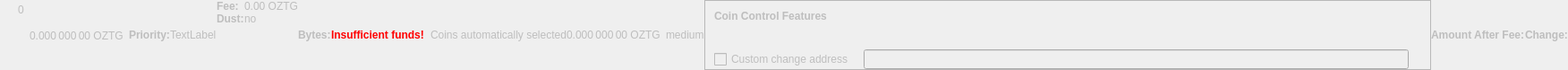
    <widget class="QWidget" name="dummyHideWidget" native="true">
     <property name="enabled">
      <bool>false</bool>
     </property>
     <property name="maximumSize">
      <size>
       <width>100</width>
       <height>22</height>
      </size>
     </property>
     <layout class="QHBoxLayout" name="dummyHideLayout">
      <property name="spacing">
       <number>0</number>
      </property>
      <property name="leftMargin">
       <number>0</number>
      </property>
      <property name="topMargin">
       <number>0</number>
      </property>
      <property name="rightMargin">
       <number>0</number>
      </property>
      <property name="bottomMargin">
       <number>0</number>
      </property>
      <item>
       <layout class="QFormLayout" name="formLayoutCoinControl1">
        <property name="horizontalSpacing">
         <number>10</number>
        </property>
        <property name="verticalSpacing">
         <number>14</number>
        </property>
        <property name="leftMargin">
         <number>10</number>
        </property>
        <property name="topMargin">
         <number>4</number>
        </property>
        <property name="rightMargin">
         <number>6</number>
        </property>
        <item row="0" column="1">
         <widget class="QLabel" name="labelCoinControlBytes">
          <property name="cursor">
           <cursorShape>IBeamCursor</cursorShape>
          </property>
          <property name="contextMenuPolicy">
           <enum>Qt::ActionsContextMenu</enum>
          </property>
          <property name="text">
           <string notr="true">0</string>
          </property>
          <property name="textInteractionFlags">
           <set>Qt::LinksAccessibleByMouse|Qt::TextSelectableByKeyboard|Qt::TextSelectableByMouse</set>
          </property>
         </widget>
        </item>
       </layout>
      </item>
      <item>
       <widget class="QLabel" name="labelCoinControlAfterFee">
        <property name="enabled">
         <bool>false</bool>
        </property>
        <property name="sizePolicy">
         <sizepolicy hsizetype="Fixed" vsizetype="Fixed">
          <horstretch>0</horstretch>
          <verstretch>0</verstretch>
         </sizepolicy>
        </property>
        <property name="minimumSize">
         <size>
          <width>111</width>
          <height>12</height>
         </size>
        </property>
        <property name="maximumSize">
         <size>
          <width>111</width>
          <height>12</height>
         </size>
        </property>
        <property name="cursor">
         <cursorShape>IBeamCursor</cursorShape>
        </property>
        <property name="contextMenuPolicy">
         <enum>Qt::ActionsContextMenu</enum>
        </property>
        <property name="text">
         <string notr="true">0.000 000 00 OZTG</string>
        </property>
        <property name="textInteractionFlags">
         <set>Qt::LinksAccessibleByMouse|Qt::TextSelectableByKeyboard|Qt::TextSelectableByMouse</set>
        </property>
       </widget>
      </item>
      <item>
       <widget class="QLabel" name="labelCoinControlPriorityText">
        <property name="enabled">
         <bool>false</bool>
        </property>
        <property name="font">
         <font>
          <weight>75</weight>
          <bold>true</bold>
         </font>
        </property>
        <property name="text">
         <string>Priority:</string>
        </property>
       </widget>
      </item>
      <item>
       <layout class="QHBoxLayout" name="horizontalLayout">
        <item>
         <widget class="QLabel" name="WarningLabel">
          <property name="text">
           <string>TextLabel</string>
          </property>
         </widget>
        </item>
       </layout>
      </item>
      <item>
       <layout class="QFormLayout" name="formLayoutCoinControl3">
        <property name="horizontalSpacing">
         <number>0</number>
        </property>
        <property name="verticalSpacing">
         <number>0</number>
        </property>
        <property name="leftMargin">
         <number>0</number>
        </property>
        <property name="topMargin">
         <number>0</number>
        </property>
        <property name="rightMargin">
         <number>0</number>
        </property>
        <item row="0" column="0">
         <widget class="QLabel" name="labelCoinControlFeeText">
          <property name="enabled">
           <bool>false</bool>
          </property>
          <property name="font">
           <font>
            <weight>75</weight>
            <bold>true</bold>
           </font>
          </property>
          <property name="text">
           <string>Fee:</string>
          </property>
          <property name="margin">
           <number>0</number>
          </property>
         </widget>
        </item>
        <item row="0" column="1">
         <widget class="QLabel" name="labelCoinControlFee">
          <property name="enabled">
           <bool>false</bool>
          </property>
          <property name="cursor">
           <cursorShape>IBeamCursor</cursorShape>
          </property>
          <property name="contextMenuPolicy">
           <enum>Qt::ActionsContextMenu</enum>
          </property>
          <property name="text">
           <string notr="true">0.00 OZTG</string>
          </property>
          <property name="textInteractionFlags">
           <set>Qt::LinksAccessibleByMouse|Qt::TextSelectableByKeyboard|Qt::TextSelectableByMouse</set>
          </property>
         </widget>
        </item>
        <item row="1" column="0">
         <widget class="QLabel" name="labelCoinControlLowOutputText">
          <property name="enabled">
           <bool>false</bool>
          </property>
          <property name="font">
           <font>
            <weight>75</weight>
            <bold>true</bold>
           </font>
          </property>
          <property name="text">
           <string>Dust:</string>
          </property>
         </widget>
        </item>
        <item row="1" column="1">
         <widget class="QLabel" name="labelCoinControlLowOutput">
          <property name="enabled">
           <bool>false</bool>
          </property>
          <property name="cursor">
           <cursorShape>IBeamCursor</cursorShape>
          </property>
          <property name="contextMenuPolicy">
           <enum>Qt::ActionsContextMenu</enum>
          </property>
          <property name="text">
           <string>no</string>
          </property>
          <property name="textInteractionFlags">
           <set>Qt::LinksAccessibleByMouse|Qt::TextSelectableByKeyboard|Qt::TextSelectableByMouse</set>
          </property>
         </widget>
        </item>
       </layout>
      </item>
      <item>
       <widget class="QLabel" name="labelCoinControlBytesText">
        <property name="enabled">
         <bool>false</bool>
        </property>
        <property name="font">
         <font>
          <weight>75</weight>
          <bold>true</bold>
         </font>
        </property>
        <property name="text">
         <string>Bytes:</string>
        </property>
       </widget>
      </item>
      <item>
       <layout class="QFormLayout" name="formLayoutCoinControl2">
        <property name="horizontalSpacing">
         <number>0</number>
        </property>
        <property name="verticalSpacing">
         <number>0</number>
        </property>
        <property name="leftMargin">
         <number>0</number>
        </property>
        <property name="topMargin">
         <number>0</number>
        </property>
        <property name="rightMargin">
         <number>0</number>
        </property>
       </layout>
      </item>
      <item>
       <layout class="QHBoxLayout" name="horizontalLayoutCoinControl2">
        <property name="spacing">
         <number>0</number>
        </property>
        <property name="bottomMargin">
         <number>0</number>
        </property>
       </layout>
      </item>
      <item>
       <widget class="QLabel" name="labelCoinControlInsuffFunds">
        <property name="enabled">
         <bool>false</bool>
        </property>
        <property name="minimumSize">
         <size>
          <width>0</width>
          <height>0</height>
         </size>
        </property>
        <property name="font">
         <font>
          <weight>75</weight>
          <bold>true</bold>
         </font>
        </property>
        <property name="styleSheet">
         <string notr="true">color:red;font-weight:bold;</string>
        </property>
        <property name="text">
         <string>Insufficient funds!</string>
        </property>
        <property name="margin">
         <number>5</number>
        </property>
       </widget>
      </item>
      <item>
       <layout class="QFormLayout" name="formLayoutCoinControl4">
        <property name="horizontalSpacing">
         <number>0</number>
        </property>
        <property name="verticalSpacing">
         <number>0</number>
        </property>
        <property name="leftMargin">
         <number>0</number>
        </property>
        <property name="topMargin">
         <number>0</number>
        </property>
        <property name="rightMargin">
         <number>0</number>
        </property>
       </layout>
      </item>
      <item>
       <widget class="QLabel" name="labelCoinControlChangeLabel">
        <property name="enabled">
         <bool>false</bool>
        </property>
        <property name="sizePolicy">
         <sizepolicy hsizetype="Preferred" vsizetype="Expanding">
          <horstretch>0</horstretch>
          <verstretch>0</verstretch>
         </sizepolicy>
        </property>
        <property name="minimumSize">
         <size>
          <width>0</width>
          <height>0</height>
         </size>
        </property>
        <property name="text">
         <string/>
        </property>
        <property name="margin">
         <number>3</number>
        </property>
       </widget>
      </item>
      <item>
       <widget class="QLabel" name="labelCoinControlAutomaticallySelected">
        <property name="enabled">
         <bool>false</bool>
        </property>
        <property name="sizePolicy">
         <sizepolicy hsizetype="Fixed" vsizetype="Fixed">
          <horstretch>0</horstretch>
          <verstretch>0</verstretch>
         </sizepolicy>
        </property>
        <property name="minimumSize">
         <size>
          <width>0</width>
          <height>0</height>
         </size>
        </property>
        <property name="maximumSize">
         <size>
          <width>240</width>
          <height>16777215</height>
         </size>
        </property>
        <property name="text">
         <string>Coins automatically selected</string>
        </property>
        <property name="margin">
         <number>5</number>
        </property>
       </widget>
      </item>
      <item>
       <widget class="QLabel" name="labelCoinControlChange">
        <property name="enabled">
         <bool>false</bool>
        </property>
        <property name="sizePolicy">
         <sizepolicy hsizetype="Fixed" vsizetype="Fixed">
          <horstretch>0</horstretch>
          <verstretch>0</verstretch>
         </sizepolicy>
        </property>
        <property name="minimumSize">
         <size>
          <width>111</width>
          <height>0</height>
         </size>
        </property>
        <property name="maximumSize">
         <size>
          <width>111</width>
          <height>16777215</height>
         </size>
        </property>
        <property name="cursor">
         <cursorShape>IBeamCursor</cursorShape>
        </property>
        <property name="contextMenuPolicy">
         <enum>Qt::ActionsContextMenu</enum>
        </property>
        <property name="text">
         <string notr="true">0.000 000 00 OZTG</string>
        </property>
        <property name="textInteractionFlags">
         <set>Qt::LinksAccessibleByMouse|Qt::TextSelectableByKeyboard|Qt::TextSelectableByMouse</set>
        </property>
       </widget>
      </item>
      <item>
       <widget class="QLabel" name="labelCoinControlPriority">
        <property name="enabled">
         <bool>false</bool>
        </property>
        <property name="cursor">
         <cursorShape>IBeamCursor</cursorShape>
        </property>
        <property name="contextMenuPolicy">
         <enum>Qt::ActionsContextMenu</enum>
        </property>
        <property name="text">
         <string>medium</string>
        </property>
        <property name="textInteractionFlags">
         <set>Qt::LinksAccessibleByMouse|Qt::TextSelectableByKeyboard|Qt::TextSelectableByMouse</set>
        </property>
       </widget>
      </item>
      <item>
       <widget class="QFrame" name="frameCoinControl">
        <property name="sizePolicy">
         <sizepolicy hsizetype="Expanding" vsizetype="Expanding">
          <horstretch>0</horstretch>
          <verstretch>0</verstretch>
         </sizepolicy>
        </property>
        <property name="maximumSize">
         <size>
          <width>16777215</width>
          <height>16777215</height>
         </size>
        </property>
        <property name="frameShape">
         <enum>QFrame::StyledPanel</enum>
        </property>
        <property name="frameShadow">
         <enum>QFrame::Sunken</enum>
        </property>
        <layout class="QVBoxLayout" name="verticalLayoutCoinControl2_2">
         <property name="spacing">
          <number>0</number>
         </property>
         <property name="leftMargin">
          <number>0</number>
         </property>
         <property name="topMargin">
          <number>0</number>
         </property>
         <property name="rightMargin">
          <number>0</number>
         </property>
         <property name="bottomMargin">
          <number>0</number>
         </property>
         <item>
          <layout class="QVBoxLayout" name="verticalLayoutCoinControl" stretch="0,0,0,1">
           <property name="spacing">
            <number>0</number>
           </property>
           <property name="leftMargin">
            <number>10</number>
           </property>
           <property name="topMargin">
            <number>10</number>
           </property>
           <item>
            <layout class="QHBoxLayout" name="horizontalLayoutCoinControl1">
             <property name="bottomMargin">
              <number>15</number>
             </property>
             <item>
              <widget class="QLabel" name="labelCoinControlFeatures">
               <property name="enabled">
                <bool>false</bool>
               </property>
               <property name="sizePolicy">
                <sizepolicy hsizetype="Preferred" vsizetype="Maximum">
                 <horstretch>0</horstretch>
                 <verstretch>0</verstretch>
                </sizepolicy>
               </property>
               <property name="font">
                <font>
                 <weight>75</weight>
                 <bold>true</bold>
                </font>
               </property>
               <property name="styleSheet">
                <string notr="true">font-weight:bold;</string>
               </property>
               <property name="text">
                <string>Coin Control Features</string>
               </property>
              </widget>
             </item>
            </layout>
           </item>
           <item>
            <widget class="QWidget" name="widgetCoinControl" native="true">
             <property name="sizePolicy">
              <sizepolicy hsizetype="Preferred" vsizetype="Preferred">
               <horstretch>0</horstretch>
               <verstretch>0</verstretch>
              </sizepolicy>
             </property>
             <property name="minimumSize">
              <size>
               <width>0</width>
               <height>0</height>
              </size>
             </property>
             <property name="styleSheet">
              <string notr="true"/>
             </property>
             <layout class="QHBoxLayout" name="horizontalLayoutCoinControl5_2">
              <property name="leftMargin">
               <number>0</number>
              </property>
              <property name="topMargin">
               <number>0</number>
              </property>
              <property name="rightMargin">
               <number>0</number>
              </property>
              <property name="bottomMargin">
               <number>0</number>
              </property>
              <item>
               <layout class="QHBoxLayout" name="horizontalLayoutCoinControl3">
                <property name="spacing">
                 <number>20</number>
                </property>
                <property name="topMargin">
                 <number>0</number>
                </property>
                <property name="bottomMargin">
                 <number>10</number>
                </property>
               </layout>
              </item>
             </layout>
            </widget>
           </item>
           <item>
            <layout class="QHBoxLayout" name="horizontalLayoutCoinControl4" stretch="0,0,0">
             <property name="spacing">
              <number>12</number>
             </property>
             <property name="sizeConstraint">
              <enum>QLayout::SetDefaultConstraint</enum>
             </property>
             <property name="topMargin">
              <number>5</number>
             </property>
             <property name="rightMargin">
              <number>5</number>
             </property>
             <item>
              <widget class="QCheckBox" name="checkBoxCoinControlChange">
               <property name="enabled">
                <bool>false</bool>
               </property>
               <property name="toolTip">
                <string>If this is activated, but the change address is empty or invalid, change will be sent to a newly generated address.</string>
               </property>
               <property name="text">
                <string>Custom change address</string>
               </property>
              </widget>
             </item>
             <item>
              <widget class="QValidatedLineEdit" name="lineEditCoinControlChange">
               <property name="enabled">
                <bool>false</bool>
               </property>
               <property name="sizePolicy">
                <sizepolicy hsizetype="Expanding" vsizetype="Fixed">
                 <horstretch>0</horstretch>
                 <verstretch>0</verstretch>
                </sizepolicy>
               </property>
              </widget>
             </item>
             <item>
              <widget class="QLabel" name="labelCoinControlChangeLabel_2">
               <property name="sizePolicy">
                <sizepolicy hsizetype="Preferred" vsizetype="Expanding">
                 <horstretch>0</horstretch>
                 <verstretch>0</verstretch>
                </sizepolicy>
               </property>
               <property name="minimumSize">
                <size>
                 <width>0</width>
                 <height>0</height>
                </size>
               </property>
               <property name="text">
                <string/>
               </property>
               <property name="margin">
                <number>3</number>
               </property>
              </widget>
             </item>
            </layout>
           </item>
           <item>
            <spacer name="verticalSpacerCoinControl">
             <property name="orientation">
              <enum>Qt::Vertical</enum>
             </property>
             <property name="sizeHint" stdset="0">
              <size>
               <width>800</width>
               <height>1</height>
              </size>
             </property>
            </spacer>
           </item>
          </layout>
         </item>
        </layout>
       </widget>
      </item>
      <item>
       <widget class="QLabel" name="labelCoinControlAfterFeeText">
        <property name="enabled">
         <bool>false</bool>
        </property>
        <property name="minimumSize">
         <size>
          <width>0</width>
          <height>0</height>
         </size>
        </property>
        <property name="maximumSize">
         <size>
          <width>16777215</width>
          <height>16777215</height>
         </size>
        </property>
        <property name="font">
         <font>
          <weight>75</weight>
          <bold>true</bold>
         </font>
        </property>
        <property name="text">
         <string>Amount After Fee:</string>
        </property>
        <property name="alignment">
         <set>Qt::AlignLeading|Qt::AlignLeft|Qt::AlignVCenter</set>
        </property>
        <property name="margin">
         <number>0</number>
        </property>
       </widget>
      </item>
      <item>
       <widget class="QLabel" name="labelCoinControlChangeText">
        <property name="enabled">
         <bool>false</bool>
        </property>
        <property name="sizePolicy">
         <sizepolicy hsizetype="Preferred" vsizetype="Preferred">
          <horstretch>0</horstretch>
          <verstretch>0</verstretch>
         </sizepolicy>
        </property>
        <property name="minimumSize">
         <size>
          <width>0</width>
          <height>0</height>
         </size>
        </property>
        <property name="maximumSize">
         <size>
          <width>16777215</width>
          <height>16777215</height>
         </size>
        </property>
        <property name="font">
         <font>
          <weight>75</weight>
          <bold>true</bold>
         </font>
        </property>
        <property name="text">
         <string>Change:</string>
        </property>
        <property name="alignment">
         <set>Qt::AlignLeading|Qt::AlignLeft|Qt::AlignVCenter</set>
        </property>
       </widget>
      </item>
     </layout>
    </widget>
